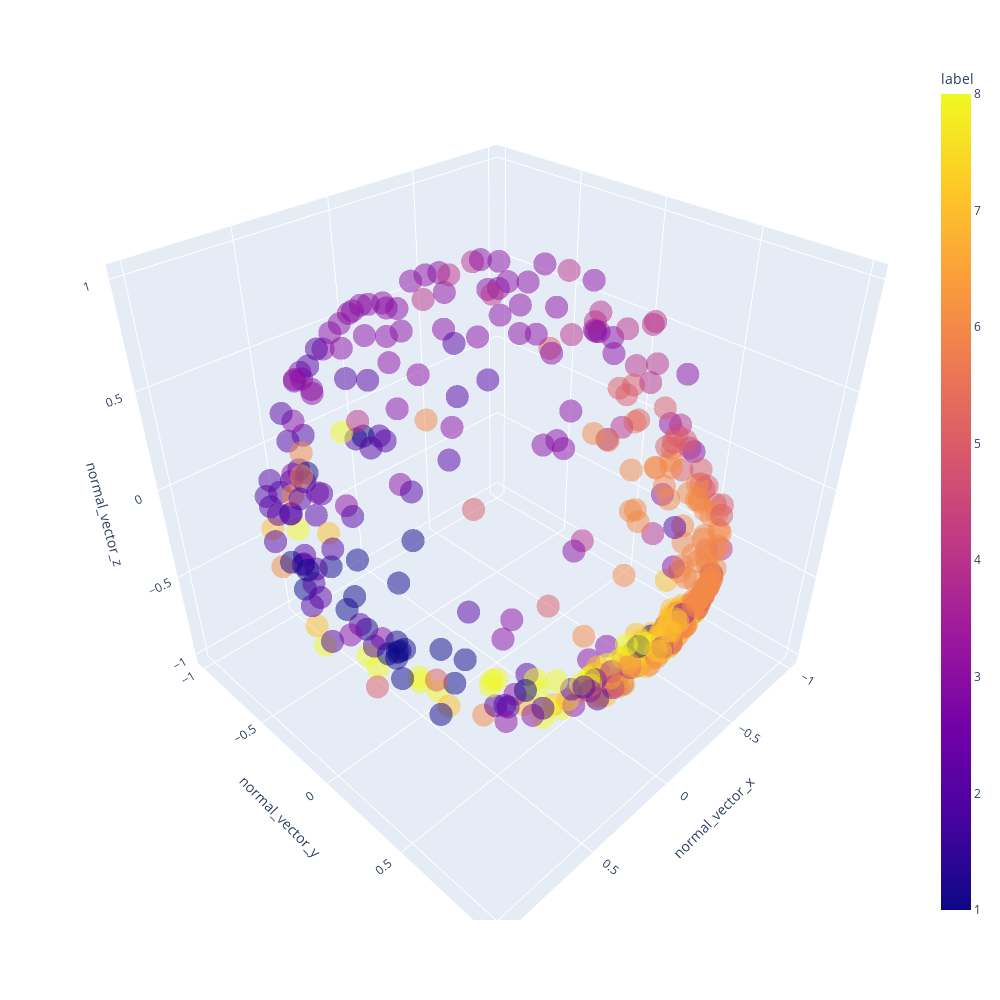

Notebook cell for this chart:
### Code cell
# plot normal vectors with labels on a sphere with seaborn
import plotly.express as px

fig = px.scatter_3d(df, x="normal_vector_x", y="normal_vector_y", z="normal_vector_z", color="label", opacity=0.5, width=1000, height=1000)

fig.show()

### Figure 1 — Plotly figure (JSON) as saved in the notebook; plotly's stock layout.template omitted (floating-point values rounded to 4 significant figures; data arrays with more than 128 entries replaced by an {"elided": "..."} marker saying what was removed)
{"data": [{"hovertemplate": "normal_vector_x=%{x}<br>normal_vector_y=%{y}<br>normal_vector_z=%{z}<br>label=%{marker.color}<extra></extra>", "legendgroup": "", "marker": {"color": {"elided": "491 int values"}, "coloraxis": "coloraxis", "opacity": 0.5, "symbol": "circle"}, "mode": "markers", "name": "", "scene": "scene", "showlegend": false, "type": "scatter3d", "x": {"elided": "491 float values"}, "y": {"elided": "491 float values"}, "z": {"elided": "491 float values"}}], "layout": {"coloraxis": {"colorbar": {"title": {"text": "label"}}, "colorscale": [[0, "#0d0887"], [0.1111, "#46039f"], [0.2222, "#7201a8"], [0.3333, "#9c179e"], [0.4444, "#bd3786"], [0.5556, "#d8576b"], [0.6667, "#ed7953"], [0.7778, "#fb9f3a"], [0.8889, "#fdca26"], [1, "#f0f921"]]}, "height": 1000, "legend": {"tracegroupgap": 0}, "margin": {"t": 60}, "scene": {"domain": {"x": [0, 1], "y": [0, 1]}, "xaxis": {"title": {"text": "normal_vector_x"}}, "yaxis": {"title": {"text": "normal_vector_y"}}, "zaxis": {"title": {"text": "normal_vector_z"}}}, "width": 1000}}
